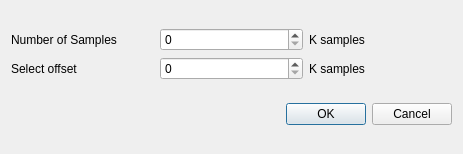
<?xml version="1.0" encoding="UTF-8"?>
<ui version="4.0">
 <class>scopeOffset</class>
 <widget class="QDialog" name="scopeOffset">
  <property name="geometry">
   <rect>
    <x>0</x>
    <y>0</y>
    <width>463</width>
    <height>154</height>
   </rect>
  </property>
  <property name="windowTitle">
   <string>Scope Sample Offset</string>
  </property>
  <layout class="QVBoxLayout" name="verticalLayout">
   <item>
    <layout class="QGridLayout" name="gridLayout">
     <item row="0" column="0">
      <widget class="QLabel" name="numberOfSamplesLabel">
       <property name="text">
        <string>Number of Samples</string>
       </property>
      </widget>
     </item>
     <item row="0" column="1">
      <widget class="QSpinBox" name="numberOfSamplesSpinbox">
       <property name="maximum">
        <number>400</number>
       </property>
       <property name="singleStep">
        <number>10</number>
       </property>
      </widget>
     </item>
     <item row="0" column="2">
      <widget class="QLabel" name="ksamplesLabel1">
       <property name="text">
        <string>K samples</string>
       </property>
      </widget>
     </item>
     <item row="1" column="0">
      <widget class="QLabel" name="selectOffsetLabel">
       <property name="text">
        <string>Select offset</string>
       </property>
      </widget>
     </item>
     <item row="1" column="1">
      <widget class="QSpinBox" name="offsetSpinbox">
       <property name="maximum">
        <number>1000</number>
       </property>
       <property name="singleStep">
        <number>10</number>
       </property>
      </widget>
     </item>
     <item row="1" column="2">
      <widget class="QLabel" name="lksamplesLabel2">
       <property name="text">
        <string>K samples</string>
       </property>
      </widget>
     </item>
    </layout>
   </item>
   <item>
    <widget class="QDialogButtonBox" name="buttonBox">
     <property name="orientation">
      <enum>Qt::Horizontal</enum>
     </property>
     <property name="standardButtons">
      <set>QDialogButtonBox::Cancel|QDialogButtonBox::Ok</set>
     </property>
    </widget>
   </item>
  </layout>
 </widget>
 <resources/>
 <connections>
  <connection>
   <sender>buttonBox</sender>
   <signal>accepted()</signal>
   <receiver>scopeOffset</receiver>
   <slot>accept()</slot>
   <hints>
    <hint type="sourcelabel">
     <x>248</x>
     <y>254</y>
    </hint>
    <hint type="destinationlabel">
     <x>157</x>
     <y>274</y>
    </hint>
   </hints>
  </connection>
  <connection>
   <sender>buttonBox</sender>
   <signal>rejected()</signal>
   <receiver>scopeOffset</receiver>
   <slot>reject()</slot>
   <hints>
    <hint type="sourcelabel">
     <x>316</x>
     <y>260</y>
    </hint>
    <hint type="destinationlabel">
     <x>286</x>
     <y>274</y>
    </hint>
   </hints>
  </connection>
 </connections>
</ui>
